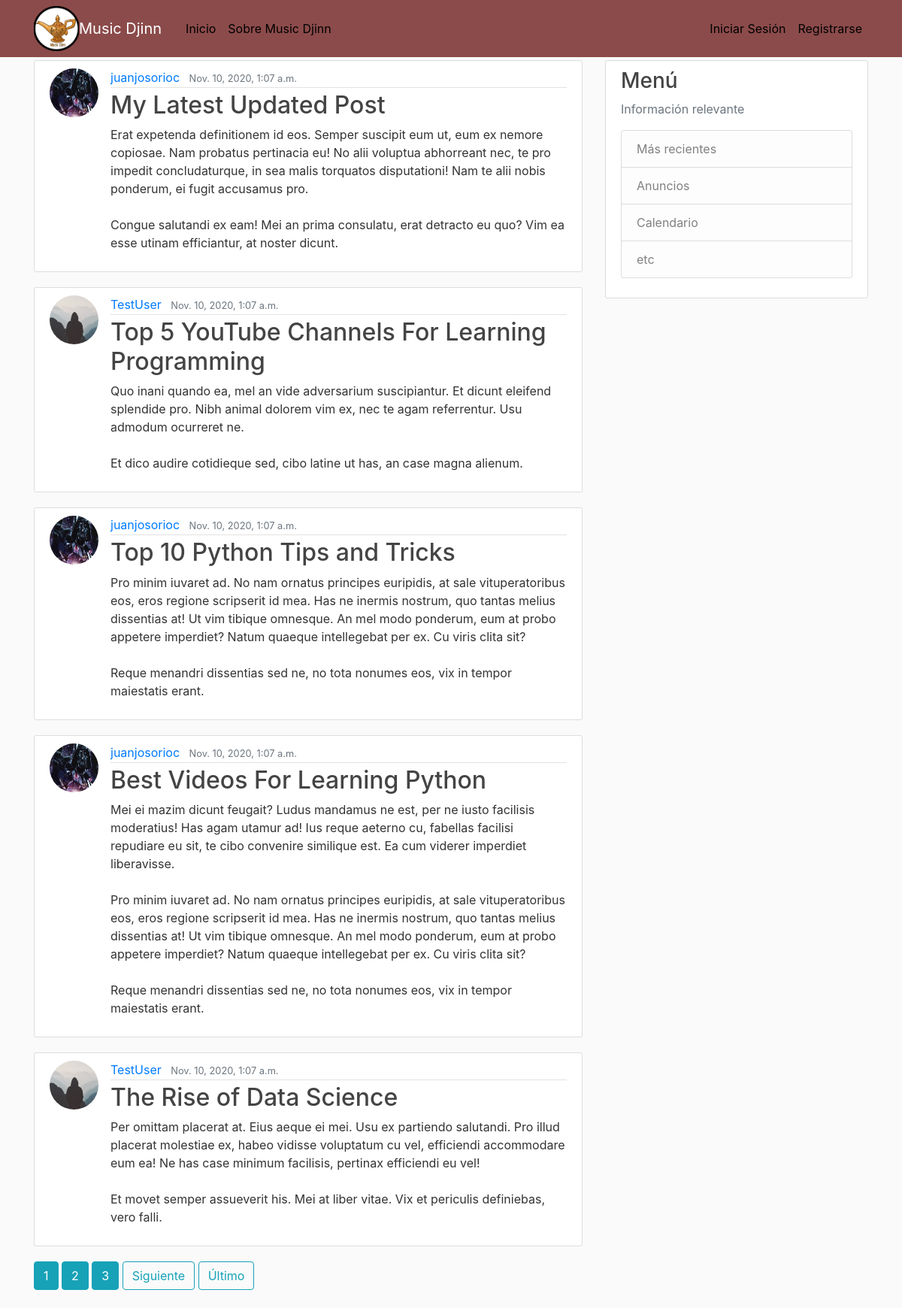
/, run on an earlier commit of the app's database.
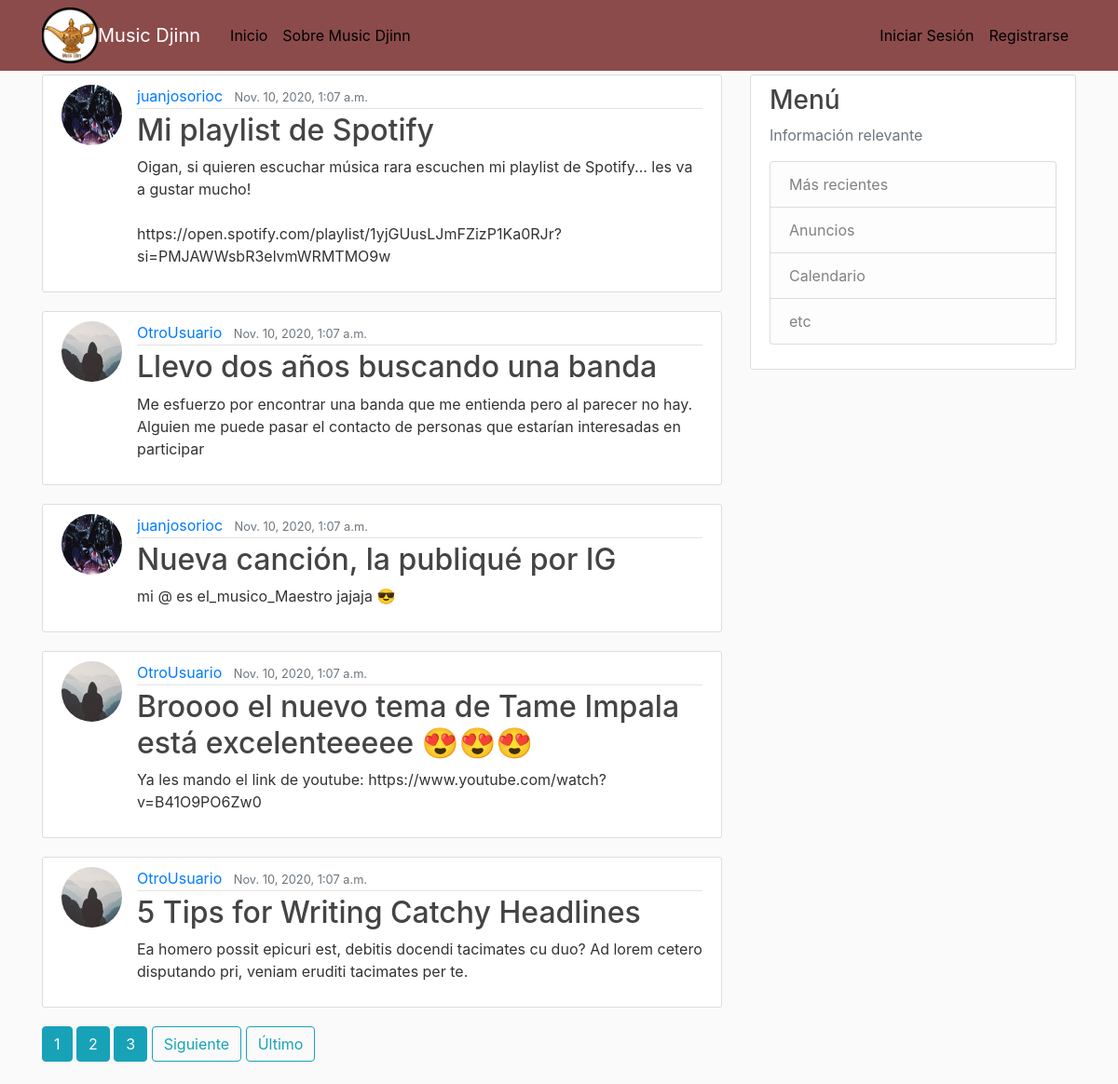
And on a later commit of the database.
### blog/models.py (models this page shows, shortened)
class Post(models.Model):
    title = models.CharField(max_length= 100)
    content = models.TextField()
    date_posted = models.DateTimeField(default = timezone.now)
    author = models.ForeignKey(User, on_delete = models.CASCADE)
    song = models.FileField(upload_to='canciones', default="", blank= True, null=True)

### users/models.py (models this page shows, shortened)
class Profile(models.Model):
    user = models.OneToOneField(User, on_delete=models.CASCADE)
    image = models.ImageField(default='default.jpg', upload_to='profile_pics')

### blog/views.py (the view)
# urls.py: path('', PostListView.as_view(), name = 'blog-home'),
class PostListView(ListView):
    model = Post
    template_name = 'blog/home.html'
    context_object_name = 'posts'
    ordering = ['-date_posted']
    paginate_by = 5

### blog/templates/blog/home.html (shortened to what this page needs)
{% extends "blog/base.html" %}
{%block content %}
    {% for post in posts %}
    <article class="media content-section">
      <img class="rounded-circle article-img" src="{{ post.author.profile.image.url }}">
        <div class="media-body">
          <div class="article-metadata">
            <a class="mr-2" href="{% url 'user-posts' post.author.username %}">{{ post.author }}</a>
            <small class="text-muted">{{ post.date_posted }}</small>
          </div>
          <h2><a class="article-title" href="{% url 'post-detail' post.id %}">{{ post.title }}</a></h2>
          <p class="article-content">{{ post.content }}</p>
        </div>
      </article>
    {% endfor %}
    {% if is_paginated %}
      {% for num in page_obj.paginator.page_range %}
        {% if page_obj.number == num %}
          <a class="btn btn-info mb-4" href="?page={{ num }}">{{ num }}</a>
        {% elif num > page_obj.number|add:'-3' and num < page_obj.number|add:'3' %}
          <a class="btn btn-info mb-4" href="?page={{ num }}">{{ num }}</a>
        {% endif %}
      {% endfor %}
      {% if page_obj.has_next %}
        <a class="btn btn-outline-info mb-4" href="?page={{ page_obj.next_page_number }}">Siguiente</a>
        <a class="btn btn-outline-info mb-4" href="?page={{ page_obj.paginator.num_pages }}">Último</a>
      {% endif %}
    {% endif %}
{% endblock content%}

What changed in the data, as far as the page shows it:
removed Post: author.profile.image (picture), author "juanjosorioc", date_posted "Nov. 10, 2020, 1:07 a.m.", title "Best Videos For Learning Python", content "Mei ei mazim dicunt feugait? Ludus mandamus ne est, per ne iusto facilisis moderatius! Has agam utamur ad! Ius reque aeterno cu, fabellas facilisi repudiare eu sit, te cibo convenire similique est. Ea cum viderer imperdiet liberavisse. Pro minim iuvaret ad. No nam ornatus principes euripidis, at sale vituperatoribus eos, eros regione scripserit id mea. Has ne inermis nostrum, quo tantas melius dissentias at! Ut vim tibique omnesque. An mel modo ponderum, eum at probo appetere imperdiet? Natum quaeque intellegebat per ex. Cu viris clita sit? Reque menandri dissentias sed ne, no tota nonumes eos, vix in tempor maiestatis erant."
changed Post: title "My Latest Updated Post" → "Mi playlist de Spotify"; content "Erat expetenda definitionem id eos. Semper suscipit eum ut, eum ex nemore copiosae. Nam probatus pertinacia eu! No alii voluptua abhorreant nec, te pro impedit concludaturque, in sea malis torquatos disputationi! Nam te alii nobis ponderum, ei fugit accusamus pro. Congue salutandi ex eam! Mei an prima consulatu, erat detracto eu quo? Vim ea esse utinam efficiantur, at noster dicunt." → "Oigan, si quieren escuchar música rara escuchen mi playlist de Spotify... les va a gustar mucho! https://open.spotify.com/playlist/1yjGUusLJmFZizP1Ka0RJr?si=PMJAWWsbR3elvmWRMTMO9w"
changed Post: author "TestUser" → "OtroUsuario"; title "Top 5 YouTube Channels For Learning Programming" → "Llevo dos años buscando una banda"; content "Quo inani quando ea, mel an vide adversarium suscipiantur. Et dicunt eleifend splendide pro. Nibh animal dolorem vim ex, nec te agam referrentur. Usu admodum ocurreret ne. Et dico audire cotidieque sed, cibo latine ut has, an case magna alienum." → "Me esfuerzo por encontrar una banda que me entienda pero al parecer no hay. Alguien me puede pasar el contacto de personas que estarían interesadas en participar"
changed Post: title "Top 10 Python Tips and Tricks" → "Nueva canción, la publiqué por IG"; content "Pro minim iuvaret ad. No nam ornatus principes euripidis, at sale vituperatoribus eos, eros regione scripserit id mea. Has ne inermis nostrum, quo tantas melius dissentias at! Ut vim tibique omnesque. An mel modo ponderum, eum at probo appetere imperdiet? Natum quaeque intellegebat per ex. Cu viris clita sit? Reque menandri dissentias sed ne, no tota nonumes eos, vix in tempor maiestatis erant." → "mi @ es el_musico_Maestro jajaja 😎"
changed Post: author "TestUser" → "OtroUsuario"; title "The Rise of Data Science" → "Broooo el nuevo tema de Tame Impala está excelenteeeee 😍😍😍"; content "Per omittam placerat at. Eius aeque ei mei. Usu ex partiendo salutandi. Pro illud placerat molestiae ex, habeo vidisse voluptatum cu vel, efficiendi accommodare eum ea! Ne has case minimum facilisis, pertinax efficiendi eu vel! Et movet semper assueverit his. Mei at liber vitae. Vix et periculis definiebas, vero falli." → "Ya les mando el link de youtube: https://www.youtube.com/watch?v=B41O9PO6Zw0"
now on this page (row unchanged): Post: author.profile.image (placeholder picture), author "OtroUsuario", date_posted "Nov. 10, 2020, 1:07 a.m.", title "5 Tips for Writing Catchy Headlines", content "Ea homero possit epicuri est, debitis docendi tacimates cu duo? Ad lorem cetero disputando pri, veniam eruditi tacimates per te."
